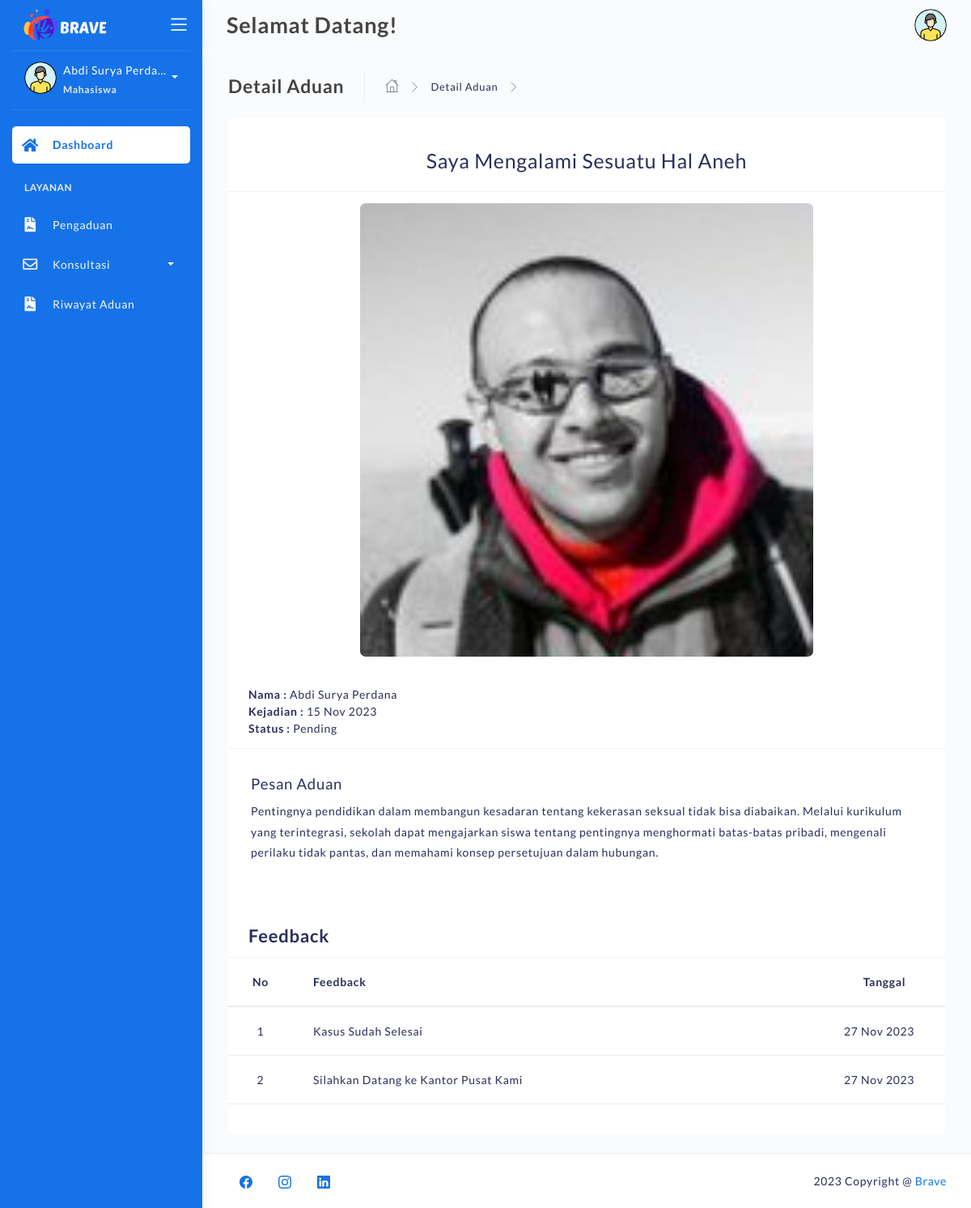
The app's page /detail-aduan.php?id=NyIZOqGkHROwdSblje9MOUNAxBCAi3MDBwDnmfIQKnxdlqgICB (signed in) with its own data.
### tables this page shows
CREATE TABLE `pengaduan` (
  `id_pengaduan` varchar(50) NOT NULL,
  `nim` varchar(25) NOT NULL,
  `nama` varchar(255) NOT NULL,
  `judul` varchar(255) NOT NULL,
  `tgl_kejadian` date NOT NULL,
  `tgl_aduan` datetime NOT NULL DEFAULT current_timestamp(),
  `pesan_aduan` text NOT NULL,
  `pelaku` varchar(255) NOT NULL,
  `bukti` varchar(255) NOT NULL,
  `status` varchar(25) NOT NULL
);

CREATE TABLE `feedback` (
  `id_feedback` varchar(50) NOT NULL,
  `id_pengaduan` varchar(50) NOT NULL,
  `nama` varchar(255) NOT NULL,
  `nim` varchar(25) NOT NULL,
  `tgl_feedback` datetime NOT NULL,
  `alasan` text NOT NULL
);

### detail-aduan.php (the view, shortened to what this page needs)
<?php
	require 'backend/connection.php';
    if (!isset($_SESSION['username'])) {
        header("Location: login.php");
    }else if($_SESSION['hak']!='user'){
		header("Location: backend/action-logout.php");
	}else{
		$username = $_SESSION['username'];
		$id_pengaduan  = $_GET["id"];
		$sql_pengaduan = "SELECT * FROM pengaduan WHERE id_pengaduan='$id_pengaduan'";
		$result_pengaduan = mysqli_query($koneksi, $sql_pengaduan);
		$row_pengaduan = mysqli_fetch_assoc($result_pengaduan);
	}
?>
<!DOCTYPE html>
<html lang="en">
<head>
	<link rel="stylesheet" href="assets/css/bootstrap.min.css">
	<link rel="stylesheet" href="assets/css/atlantis.css">
	<link rel="stylesheet" href="assets/css/demo.css">
</head>
<body>
	<div class="wrapper fullheight-side">
		<div class="logo-header position-fixed" data-background-color="blue">
			<a href="dashboard.php" class="logo">
				<img src="assets\img\logo\logo2-2tr-resize.png" alt="navbar brand" class="navbar-brand" style="width:110px;">
			</a>
			<div class="nav-toggle">
				<button class="btn btn-toggle toggle-sidebar">
					<i class="icon-menu"></i>
				</button>
			</div>
		</div>
		<div class="sidebar sidebar-style-2" data-background-color="blue">
			<div class="sidebar-wrapper scrollbar scrollbar-inner">
				<div class="sidebar-content">
					<div class="user">
						<div class="avatar-sm float-left mr-2">
							<img src="assets/img/profile.png" alt="..." class="avatar-img rounded-circle">
						</div>
						<div class="info">
							<a data-toggle="collapse" href="#collapseExample" aria-expanded="true">
								<span>
								<?php echo '<div class="sizetitle-sidebar">' . htmlspecialchars($_SESSION["username"]) . '</div>'; ?>
									<span class="user-level">Mahasiswa</span>
									<span class="caret"></span>
								</span>
							</a>
						</div>
					</div>
					<ul class="nav">
						<li class="nav-item active">
							<a href="dashboard.php" class="collapsed" aria-expanded="false">
								<i class="fas fa-home"></i>
								<p>Dashboard</p>
							</a>
						</li>
						<li class="nav-section">
							<h4 class="text-section">Layanan</h4>
						</li>
						<li class="nav-item">
							<a href="pengaduan.php">
								<i class="fas fa-file-contract"></i>
								<p>Pengaduan</p>
							</a>
						</li>
						<li class="nav-item submenu">
							<a data-toggle="collapse" href="#konsultasi-collapse">
								<i class="far fa-envelope"></i>
								<p>Konsultasi</p>
								<span class="caret"></span>
							</a>
						</li>
						<li class="nav-item">
							<a href="riwayat-aduan.php">
								<i class="fas fa-file-contract"></i>
								<p>Riwayat Aduan</p>
							</a>
						</li>
					</ul>
				</div>
			</div>
		</div>
		<nav class="navbar navbar-header navbar-header-transparent navbar-expand-lg">
			<div class="container-fluid">
				<div class="collapse" id="search-nav">
					<form class="navbar-left navbar-form nav-search mr-md-3">
						<h4 class="page-title" style="margin: 10px 0; font-size: 27px;">Selamat Datang!</h4>
					</form>
				</div>
				<ul class="navbar-nav topbar-nav ml-md-auto align-items-center">
					<li class="nav-item dropdown hidden-caret">
						<a class="dropdown-toggle profile-pic" data-toggle="dropdown" href="#" aria-expanded="false">
							<div class="avatar-sm">
								<img src="assets/img/profile.png" alt="..." class="avatar-img rounded-circle">
							</div>
						</a>
					</li>
				</ul>
			</div>
		</nav>
		<div class="main-panel full-height">
			<div class="container container-full">
				<div class="page-inner">
					<div class="page-header">
						<h4 class="page-title">Detail Aduan</h4>
						<ul class="breadcrumbs">
							<li class="nav-home">
								<a href="dashboard.php">
									<i class="flaticon-home"></i>
								</a>
							</li>
							<li class="separator">
								<i class="flaticon-right-arrow"></i>
							</li>
							<li class="nav-item">
								<a href="#">Detail Aduan</a>
							</li>
							<li class="separator">
								<i class="flaticon-right-arrow"></i>
							</li>
						</ul>
					</div>
					<div class="page-with-aside mail-wrapper bg-white">
						<div class="page-content mail-content" style="width:100%">
							<div class="email-head d-lg-flex d-block" style="padding-bottom:20px;">
								<h2 style="font-size:25px; width:100%; text-align:center; margin:0;"><?php echo '' . $row_pengaduan["judul"] . ''; ?></h2>
							</div>
							<div class="email-sender">
								<div class="sender" style="width:100%;">
									<center><img src="assets/img/bukti/<?php echo $row_pengaduan["bukti"] ?>" style="height:40em; border-radius:7px; margin-bottom:15px;"></center><br>
									<a ><strong>Nama : </strong><?php echo $username; ?></a><br>
									<a><strong>Kejadian : </strong><?php echo date("d M Y", strtotime($row_pengaduan["tgl_kejadian"])) ?></a><br>
									<a><strong>Status : </strong>Pending</a>
								</div>
							</div>
							<div class="email-body">
								<h3>Pesan Aduan</h3>
								<p><?php echo $row_pengaduan["pesan_aduan"] ?></p>
							</div>
							<div class="list-feedback">
								<div class="inbox-body">
									<div class="email-head d-lg-flex d-block" style="padding:10px 25px;">
										<h3>
											<strong>Feedback</strong>
										</h3>
									</div>
										<?php
											$result_feedback = mysqli_query($koneksi, "SELECT * FROM feedback WHERE id_pengaduan = '$id_pengaduan' ORDER BY tgl_feedback DESC");
											if (mysqli_num_rows($result_feedback) > 0) {
												$no = 1;
												echo '
													<table class="table">
														<thead>
															<tr>
																<th scope="col" style="width:80px; text-align:center;">No</th>
																<th scope="col">Feedback</th>
																<th scope="col" style="width:150px; text-align:center; ">Tanggal</th>
															</tr>
														</thead>
														<tbody>
												';
												while ($row = mysqli_fetch_array($result_feedback)) {
													echo "
														<tr>
															<td><center>". $no . "</center></td>
															<td>" . $row['alasan'] . "</td>
															<td>" . date("d M Y", strtotime($row['tgl_feedback'])) . "</td>
														</tr>
													";
													$no++;
												}
												echo '
														</tbody>
													</table>
												';
											}else{
												echo '<div style="padding:5px 25px;">No messege found.</div>';
											}
										?>
								</div>
							</div>
						</div>
					</div>
				</div>
			</div>
			<footer class="footer">
				<div class="container-fluid">
					<nav class="pull-left">
						<ul class="nav">
							<li class="nav-item">
								<a class="nav-link" href="https://web.facebook.com">
								</a>
							</li>
							<li class="nav-item">
								<a class="nav-link" href="https://www.instagram.com/">
								</a>
							</li>
							<li class="nav-item">
								<a class="nav-link" href="https://www.linkedin.com">
								</a>
							</li>
						</ul>
					</nav>
					<div class="copyright ml-auto">
						2023 Copyright @ <a href="#">Brave</a>
					</div>
				</div>
			</footer>
		</div>
	</div>
</body>
</html>

### records on screen
pengaduan: judul "Saya Mengalami Sesuatu Hal Aneh", bukti (picture), tgl_kejadian "15 Nov 2023", pesan_aduan "Pentingnya pendidikan dalam membangun kesadaran tentang kekerasan seksual tidak bisa diabaikan. Melalui kurikulum yang terintegrasi, sekolah dapat mengajarkan siswa tentang pentingnya menghormati batas-batas pribadi, mengenali perilaku tidak pantas, dan memahami konsep persetujuan dalam hubungan."
feedback: alasan "Kasus Sudah Selesai", tgl_feedback "27 Nov 2023"
feedback: alasan "Silahkan Datang ke Kantor Pusat Kami", tgl_feedback "27 Nov 2023"

### other values on screen
$_SESSION["username"] "Abdi Surya Perda…"
$username "Abdi Surya Perdana"
